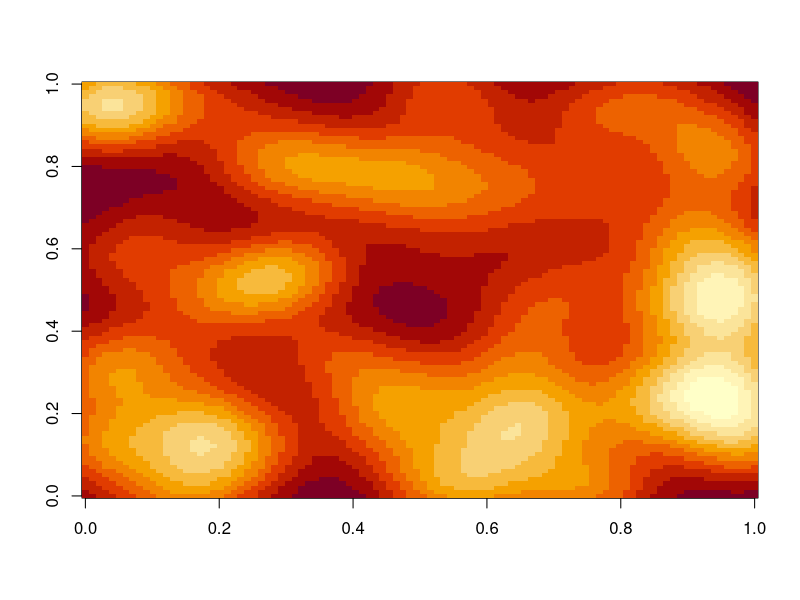
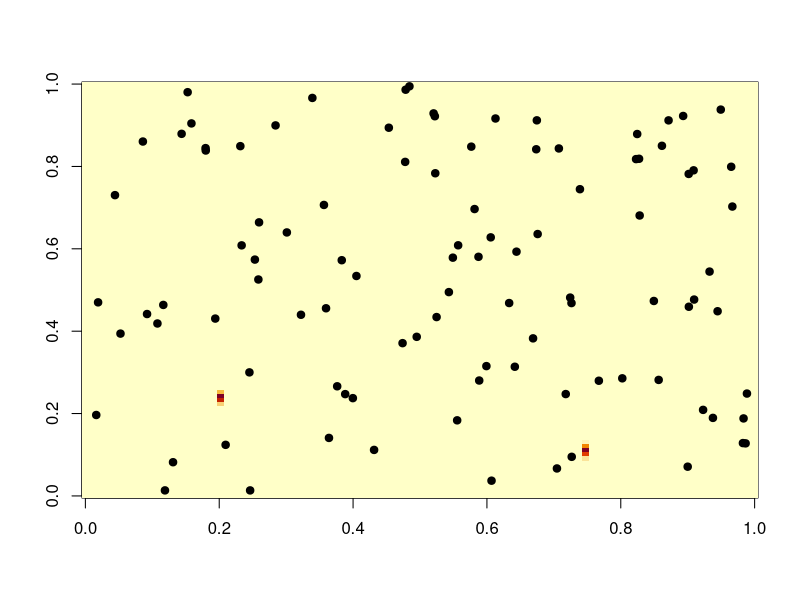
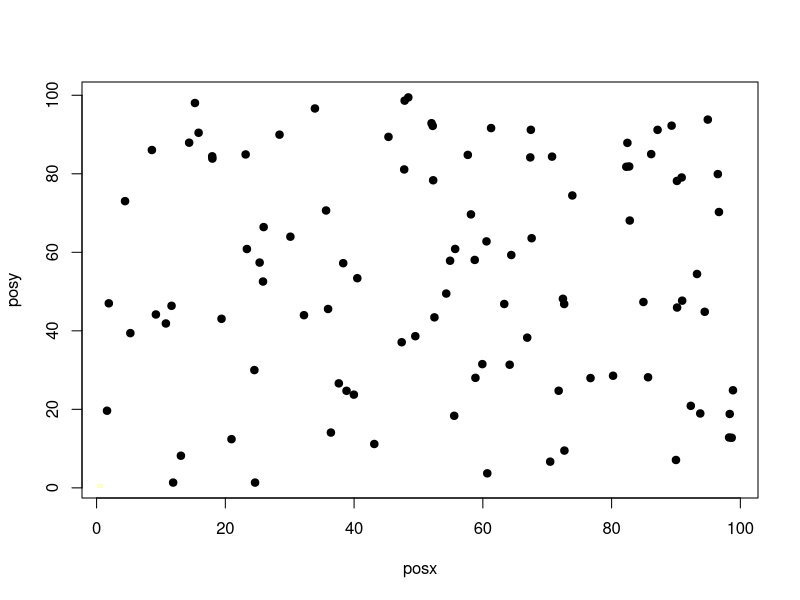
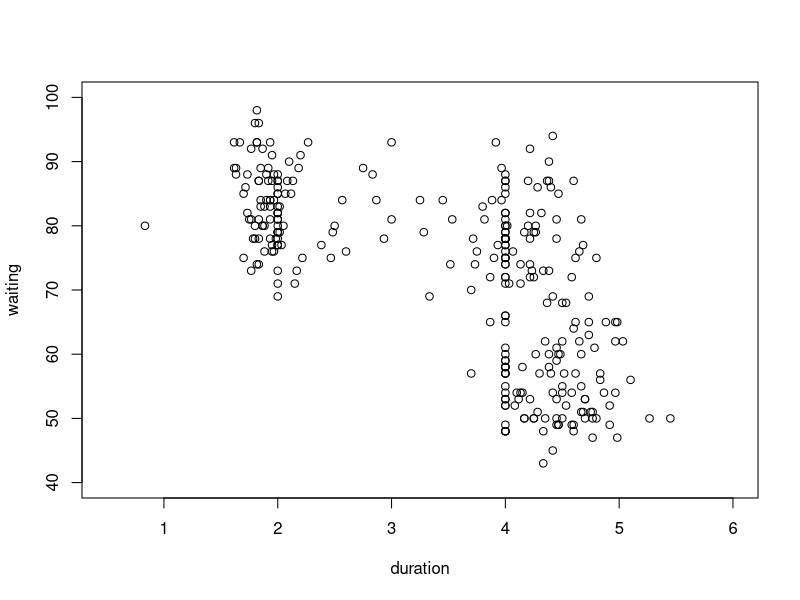
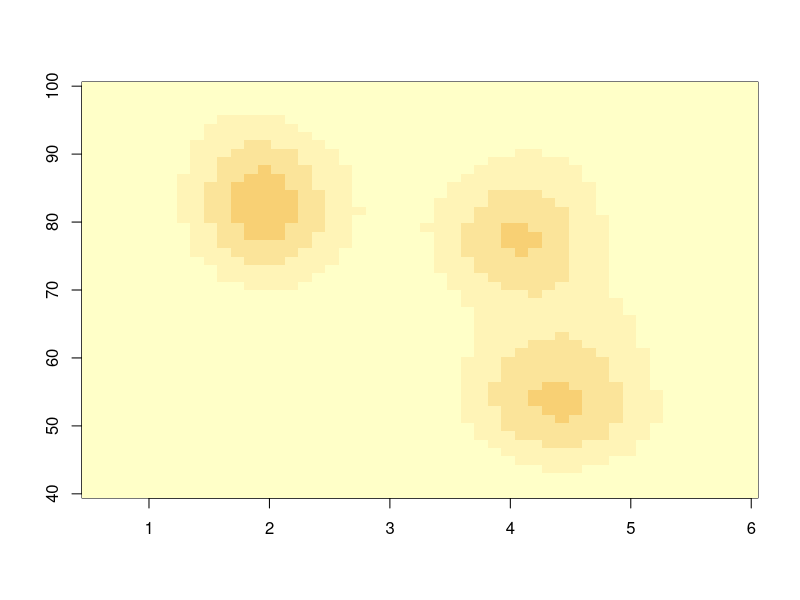
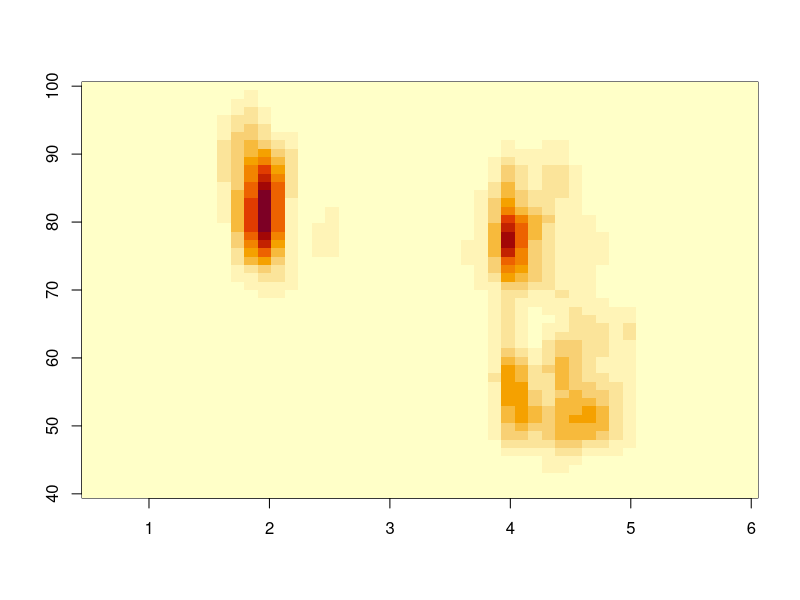
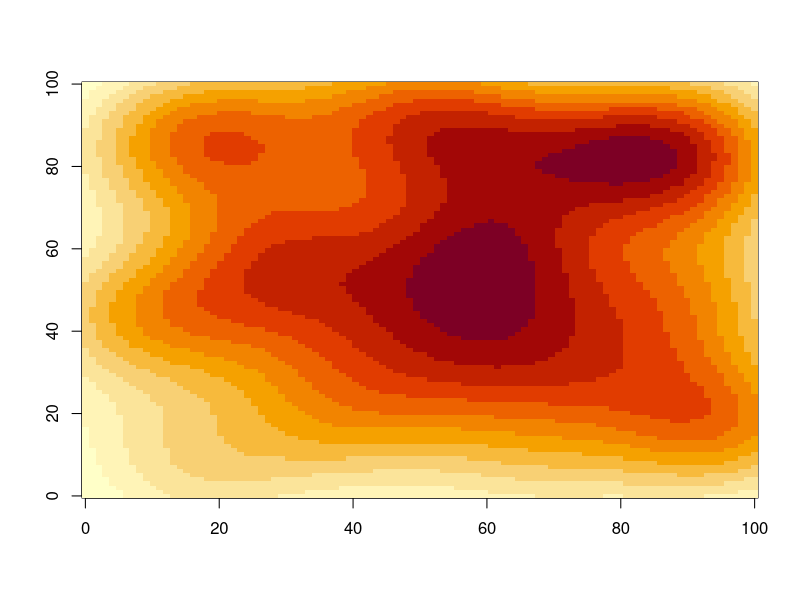
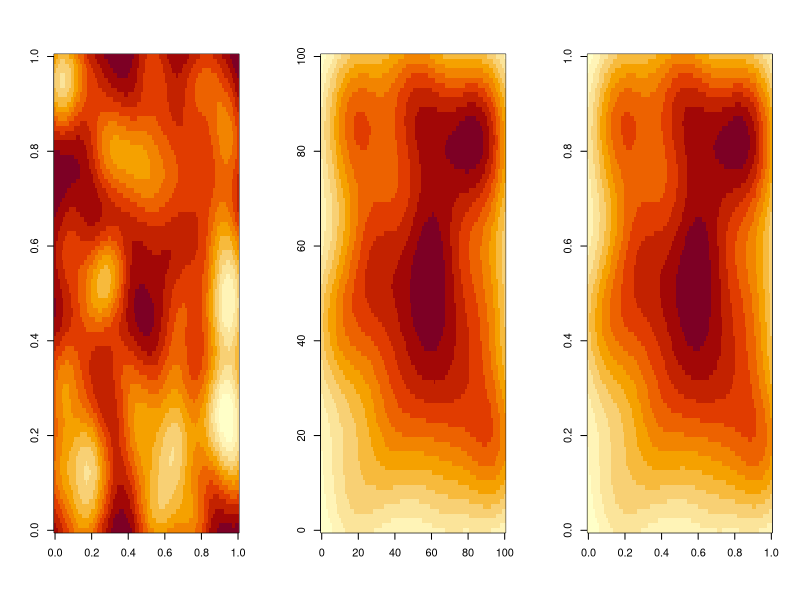

Source code (R) for these figures, in order: (Note: this script raises an error after producing the figures.)

########################################################################
## Title: Spatial point analysis
## Date: 2015-10-28
########################################################################

## Set up the grid

createDensityMatrix = function(index, nrow = 100, ncol = 100){
    x = rep(1:nrow, ncol)
    y = rep(1:ncol, each = nrow)
    d = sqrt((x - index[1])^2 + (y - index[2])^2)
    dmat = matrix(d, nrow = nrow, ncol = ncol, byrow = FALSE)
    ds = sqrt((nrow/2)^2 + (ncol/2)^2)/10
    pmat = dnorm(dmat, mean = 0, sd = ds)
    pmat/sum(pmat)
}
test = createDensityMatrix(index = c(20, 50), 100, 200)

test1 = function(n, ncol = 100, nrow = 100){
    base = matrix(10000, nrow = nrow, ncol = ncol)
    for(i in 1:n){
        learning = createDensityMatrix(c(sample(nrow, 1), sample(ncol, 1)),
                                       nrow = nrow, ncol = ncol)
        base = base * (1 - learning)
    }
    base/sum(base)
}

system.time({r1 = test1(100, 100, 100)})
image(r1)


dimx = 100
dimy = 100
posx = runif(100, 0, 100)
posy = runif(100, 0, 100)
## posx = rnorm(100, 50, 10)
## posy = rnorm(100, 50, 10)
gridx = rep(1:dimx, dimy)
gridy = rep(1:dimy, each = dimx)

kernel2d = function(center, posx, posy, bandx = 1, bandy = 1){
    1/(2 * pi * bandx * bandy) *
        exp(-0.5 * ((posx - center[1])/bandx)^2 -0.5 * ((posy - center[2])/bandy)^2)
}



computeKernel = function(gridx, gridy, posx, posy){
    FUN = function(gx, gy){
        ## print(c(gx, gy))
        kernel2d(c(gx, gy), posx, posy)
    }
    matrix(mapply(FUN, gx = gridx, gy = gridy), nrow = max(gridx), ncol = max(gridy))
}

test = computeKernel(gridx, gridy, posx, posy)
image(test)
points(posx/100, posy/100, pch = 19)

plot(posx, posy, pch = 19)
image(test, add = TRUE)

library(MASS)

with(geyser,
     {
         plot(duration, waiting, xlim = c(0.5,6), ylim = c(40,100))
         f1 = kde2d(duration, waiting, n = 50, lims = c(0.5, 6, 40, 100))
         image(f1, zlim = c(0, 0.05))
         f2 = kde2d(duration, waiting, n = 50, lims = c(0.5, 6, 40, 100),
             h = c(width.SJ(duration), width.SJ(waiting)) )
         image(f2, zlim = c(0, 0.05))
     })

f3 = kde2d(posx, posy, n = 100, lims = c(0, 100, 0, 100))
image(f3)


final = r1 * f3$z/sum(f3$z)
## final = final/sum(final)
par(mfrow = c(1, 3))
image(r1)
image(f3)
image(final)

zr = range(c(r1, f3$z))

persp(r1, zlim = zr)
persp(f3, zlim = zr)
persp(final, zlim = zr)



########################################################################
## Title: Function to calculate bandwidth based on lat long for fix
##        distance
## Date: 2015-10-29
########################################################################


er = 3960
d2r = pi/180
r2d = 180/pi

calcBandLng = function(lat, d){
    r = er * cos(lat * d2r)
    d/r * r2d
}

calcBandLat = function(d){
    d/er * r2d
}

calcBandLng(0, 0.2)
calcBandLat(0.2)

calcBandLng(80, 0.2)
calcBandLat(0.2)

library(XML)
map = xmlParse("map.osm")
map.lst = xmlToList(map)

## Select only nodes
mapNodes.lst = map.lst[which(names(map.lst) == "node")]

## 
hasList = sapply(mapNodes.lst, FUN = function(x) is.list(x))
mapTag.lst = mapNodes.lst[hasList]



## This is the successful implementation of the cafe density. Need to
## check how to download all the nodes
map = xmlParse("city.osm")
map.lst = xmlToList(map)
mapNodes.lst = map.lst[which(names(map.lst) == "node")]

hasList = sapply(mapNodes.lst, FUN = function(x) is.list(x))
mapTag.lst = mapNodes.lst[which(hasList)]
## isCafe = sapply(mapTag.lst,
##     FUN = function(x) x$tag["v"] == "cafe")
## isCafe = sapply(mapTag.lst,
##     FUN = function(x) x$tag["k"] == "amenity" &
##         x$tag["v"] %in% c("cafe", "restaurant", "fast_food"))
isCafe = sapply(mapTag.lst,
    FUN = function(x) x$tag["k"] == "amenity")
mapCafe.lst = mapTag.lst[which(isCafe)]

cafeLoc = sapply(mapCafe.lst, FUN = function(x) as.numeric(x$`.attrs`[c("lat", "lon")]))
cafeName = sapply(mapCafe.lst, FUN = function(x) x[[2]]["v"])
plot(cafeLoc[2, ], cafeLoc[1, ])
text(cafeLoc[2, ], cafeLoc[1, ], labels = cafeName)

latLonDim = as.numeric(map.lst[["bounds"]])

## Get map center
mapCenter = c(latLonDim[2] + diff(latLonDim[c(2, 4)])/2,
    latLonDim[1] + diff(latLonDim[c(1, 3)])/2)

## set bandwidth as 100 meters, which is an assumed walking search distance
bandLng = calcBandLng(mapCenter[2], 100/1000)
bandLat = calcBandLat(100/1000)

cafeDen = kde2d(cafeLoc[2, ], cafeLoc[1, ], n = 300,
    lims = c(latLonDim[c(2, 4)], latLonDim[c(1, 3)]),
    h = c(bandLng, bandLat))
image(cafeDen)
points(cafeLoc[2, ], cafeLoc[1, ], pch = 19)






## This is the successful implementation of the cafe density. Need to
## check how to download all the nodes
map = xmlParse("akl_cbd.osm")
map.lst = xmlToList(map)
mapNodes.lst = map.lst[which(names(map.lst) == "node")]

hasList = sapply(mapNodes.lst, FUN = function(x) is.list(x))
mapTag.lst = mapNodes.lst[which(hasList)]
isCafe = sapply(mapTag.lst,
    FUN = function(x) x$tag["k"] == "amenity")
mapCafe.lst = mapTag.lst[which(isCafe)]

cafeLoc = sapply(mapCafe.lst, FUN = function(x) as.numeric(x$`.attrs`[c("lat", "lon")]))
cafeName = sapply(mapCafe.lst, FUN = function(x) x[[2]]["v"])
plot(cafeLoc[2, ], cafeLoc[1, ])
text(cafeLoc[2, ], cafeLoc[1, ], labels = cafeName)

latLonDim = as.numeric(map.lst[["bounds"]])

## Get map center
mapCenter = c(latLonDim[2] + diff(latLonDim[c(2, 4)])/2,
    latLonDim[1] + diff(latLonDim[c(1, 3)])/2)

## set bandwidth as 100 meters, which is an assumed walking search distance
bandLng = calcBandLng(mapCenter[2], 0.5)
bandLat = calcBandLat(0.5)

cafeDen = kde2d(cafeLoc[2, ], cafeLoc[1, ], n = 300,
    lims = c(latLonDim[c(2, 4)], latLonDim[c(1, 3)]),
    h = c(bandLng, bandLat))
image(cafeDen)
points(cafeLoc[2, ], cafeLoc[1, ], pch = 19)




map = xmlParse("quito_cbd.osm")
map.lst = xmlToList(map)
mapNodes.lst = map.lst[which(names(map.lst) == "node")]

hasList = sapply(mapNodes.lst, FUN = function(x) is.list(x))
mapTag.lst = mapNodes.lst[which(hasList)]
isCafe = sapply(mapTag.lst,
    FUN = function(x) x$tag["k"] == "amenity")
mapCafe.lst = mapTag.lst[which(isCafe)]

cafeLoc = sapply(mapCafe.lst, FUN = function(x) as.numeric(x$`.attrs`[c("lat", "lon")]))
cafeName = sapply(mapCafe.lst, FUN = function(x) x[[2]]["v"])
plot(cafeLoc[2, ], cafeLoc[1, ])
text(cafeLoc[2, ], cafeLoc[1, ], labels = cafeName)

latLonDim = as.numeric(map.lst[["bounds"]])

## Get map center
mapCenter = c(latLonDim[2] + diff(latLonDim[c(2, 4)])/2,
    latLonDim[1] + diff(latLonDim[c(1, 3)])/2)

## set bandwidth as 100 meters, which is an assumed walking search distance
bandLng = calcBandLng(mapCenter[2], 0.5)
bandLat = calcBandLat(0.5)

cafeDen = kde2d(cafeLoc[2, ], cafeLoc[1, ], n = 300,
    lims = c(latLonDim[c(2, 4)], latLonDim[c(1, 3)]),
    h = c(bandLng, bandLat))
image(cafeDen)
points(cafeLoc[2, ], cafeLoc[1, ], pch = 19)




map = xmlParse("quito.osm")
map.lst = xmlToList(map)
mapNodes.lst = map.lst[which(names(map.lst) == "node")]

hasList = sapply(mapNodes.lst, FUN = function(x) is.list(x))
mapTag.lst = mapNodes.lst[which(hasList)]
isCafe = sapply(mapTag.lst,
    FUN = function(x) x$tag["k"] == "amenity")
mapCafe.lst = mapTag.lst[which(isCafe)]

cafeLoc = sapply(mapCafe.lst, FUN = function(x) as.numeric(x$`.attrs`[c("lat", "lon")]))
cafeName = sapply(mapCafe.lst, FUN = function(x) x[[2]]["v"])
plot(cafeLoc[2, ], cafeLoc[1, ])
text(cafeLoc[2, ], cafeLoc[1, ], labels = cafeName)

latLonDim = as.numeric(map.lst[["bounds"]])

## Get map center
mapCenter = c(latLonDim[2] + diff(latLonDim[c(2, 4)])/2,
    latLonDim[1] + diff(latLonDim[c(1, 3)])/2)

## set bandwidth as 100 meters, which is an assumed walking search distance
bandLng = calcBandLng(mapCenter[2], 5)
bandLat = calcBandLat(5)

cafeDen = kde2d(cafeLoc[2, ], cafeLoc[1, ], n = 300,
    lims = c(latLonDim[c(2, 4)], latLonDim[c(1, 3)]),
    h = c(bandLng, bandLat))
image(cafeDen)
points(cafeLoc[2, ], cafeLoc[1, ], pch =".")



den.df = with(cafeDen, expand.grid(x, y))
den.df$val = c(cafeDen$z)
library(ggplot2)
ggplot(data = den.df, aes(x = Var1, y = Var2, fill = val)) +
    geom_tile() +
    geom_point(aes(x = lat, y = lng, fill = NULL), data = cafeLoc.df)
